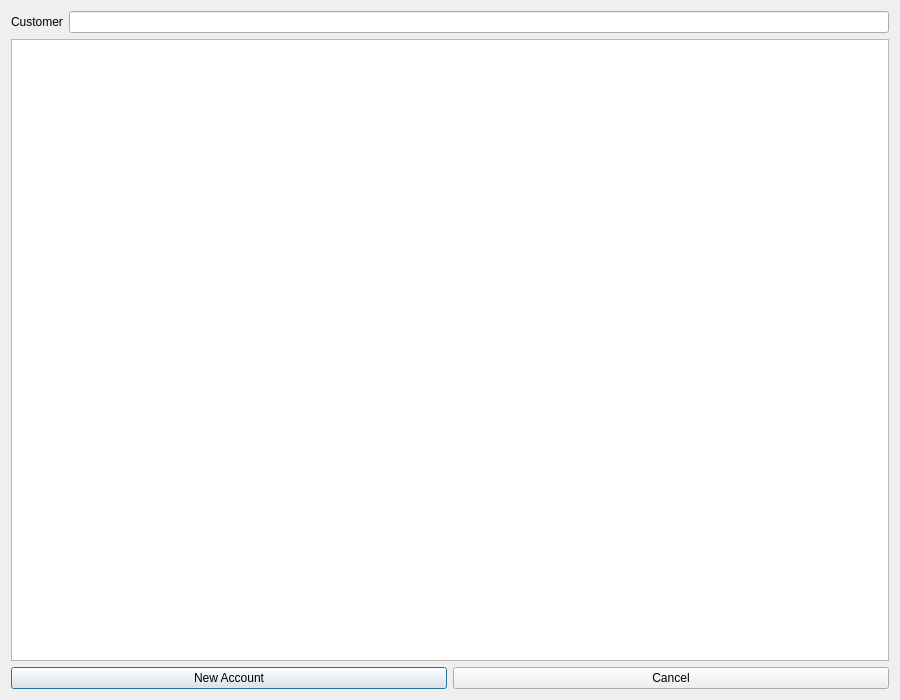
<?xml version="1.0" encoding="UTF-8"?>
<ui version="4.0">
 <class>AccountList</class>
 <widget class="QDialog" name="AccountList">
  <property name="geometry">
   <rect>
    <x>0</x>
    <y>0</y>
    <width>900</width>
    <height>700</height>
   </rect>
  </property>
  <property name="minimumSize">
   <size>
    <width>900</width>
    <height>700</height>
   </size>
  </property>
  <property name="maximumSize">
   <size>
    <width>900</width>
    <height>700</height>
   </size>
  </property>
  <property name="windowTitle">
   <string>Account List</string>
  </property>
  <layout class="QVBoxLayout" name="verticalLayout">
   <item>
    <layout class="QHBoxLayout" name="horizontalLayout_2">
     <item>
      <widget class="QLabel" name="customerlabel">
       <property name="text">
        <string>Customer</string>
       </property>
      </widget>
     </item>
     <item>
      <widget class="QLineEdit" name="customerBox"/>
     </item>
    </layout>
   </item>
   <item>
    <widget class="QTreeView" name="accountList"/>
   </item>
   <item>
    <layout class="QHBoxLayout" name="horizontalLayout">
     <item>
      <widget class="QPushButton" name="Newaccount">
       <property name="text">
        <string>New Account</string>
       </property>
      </widget>
     </item>
     <item>
      <widget class="QPushButton" name="cancelButton">
       <property name="text">
        <string>Cancel</string>
       </property>
      </widget>
     </item>
    </layout>
   </item>
  </layout>
 </widget>
 <resources/>
 <connections/>
</ui>
